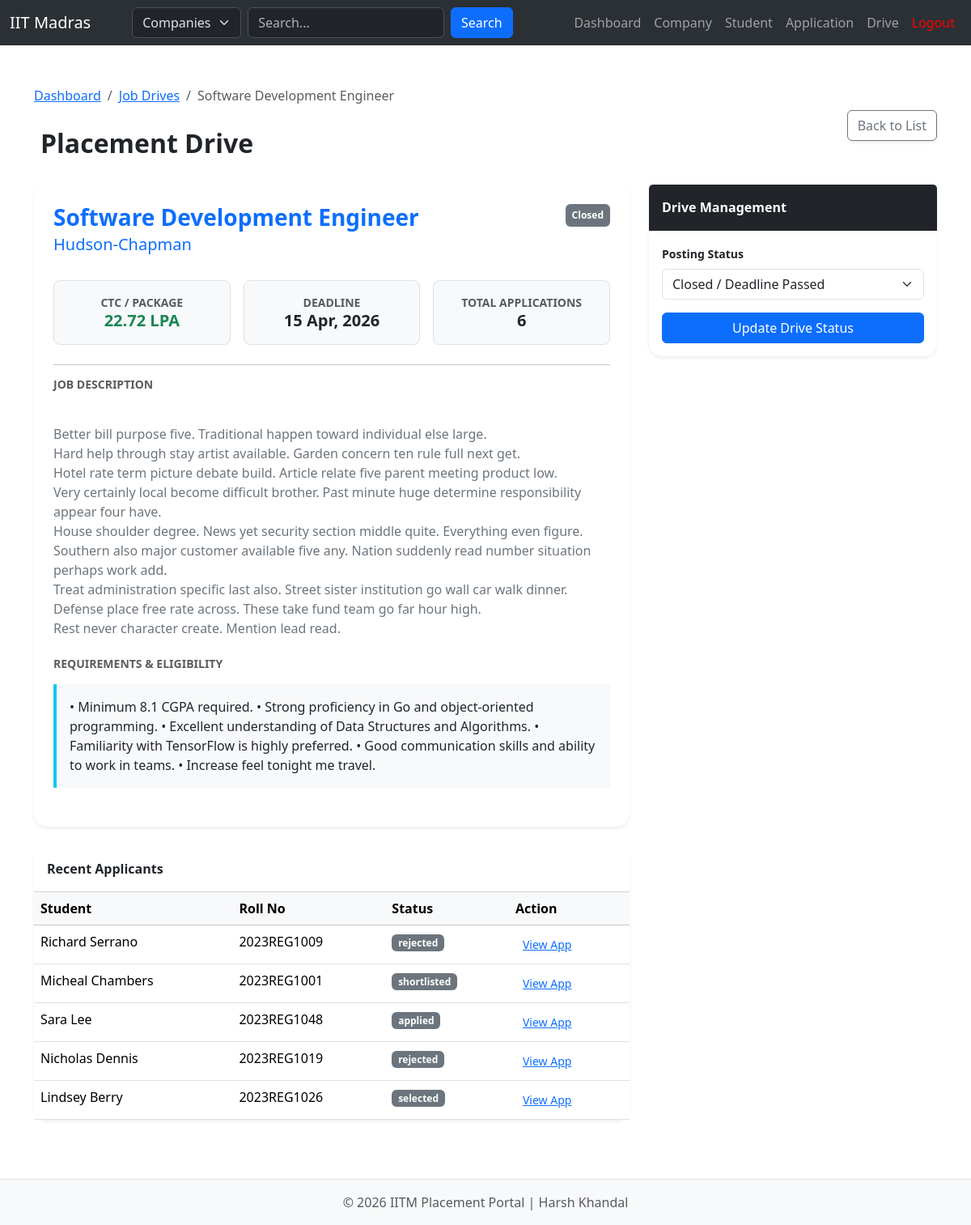
The page /admin/view/drive/60 (signed in) on the database its author committed.
### main/models/drive.py (models this page shows)
class Drive(db.Model):
    __tablename__='drive'
    id = db.Column(db.Integer, primary_key=True)
    company_id = db.Column(db.Integer, db.ForeignKey('company.id'), nullable=False)
    title = db.Column(db.String(30), nullable=False)
    description = db.Column(db.Text)
    requirements = db.Column(db.Text)
    package = db.Column(db.Float)
    deadline = db.Column(db.Date)
    status = db.Column(db.String(20), default='pending', nullable=False) # Values : pending, approved, rejected and closed
    company_details = db.relationship("Company", backref=db.backref("jobs"))

### main/models/company.py (models this page shows)
class Company(db.Model):
    __tablename__='company'
    id = db.Column(db.Integer, primary_key=True)
    user_id = db.Column(db.Integer, db.ForeignKey('users.id'), nullable=False)
    name = db.Column(db.String(25))
    logo = db.Column(db.String(255), default='default_logo.png')
    industry = db.Column(db.String(50))
    short_desc = db.Column(db.String(255))
    description = db.Column(db.Text)
    location = db.Column(db.String(100))
    hr_contact = db.Column(db.String(30))
    email = db.Column(db.String(100))
    employees_count = db.Column(db.String(20))
    website = db.Column(db.String(75))
    status = db.Column(db.String(20), default='pending') # Previously it was is_approved(Boolean), now converted to status, Possible Values: pending, approved, rejected, blacklisted
    user = db.relationship("Users", backref=db.backref("company_data", uselist=False))

### main/models/application.py (models this page shows)
class Application(db.Model):
    __tablename__='application'
    id = db.Column(db.Integer, primary_key=True)
    student_id = db.Column(db.Integer, db.ForeignKey('student.id'), nullable=False)
    drive_id = db.Column(db.Integer, db.ForeignKey('drive.id'), nullable=False)
    applied_at = db.Column(db.DateTime, default=db.func.now())
    status = db.Column(db.String(20)) # Applied / Shortlisted / Selected / Rejected
    student_details = db.relationship("Student", backref=db.backref("stu_application"))
    drive_details = db.relationship("Drive", backref=db.backref("job_application"))

### main/models/student.py (models this page shows)
class Student(db.Model):
    __tablename__='student'
    id = db.Column(db.Integer, primary_key=True)
    user_id = db.Column(db.Integer, db.ForeignKey('users.id'), nullable=False)
    fname = db.Column(db.String(20))
    lname = db.Column(db.String(20))
    roll = db.Column(db.String(10), unique=True)
    email = db.Column(db.String(100))
    phone = db.Column(db.String(15))
    cgpa = db.Column(db.Float)
    graduation_year = db.Column(db.Integer)
    degree_field = db.Column(db.String(50))
    batch = db.Column(db.Integer)
    skills = db.Column(db.Text)
    bio = db.Column(db.Text)
    resume = db.Column(db.String(255))
    github = db.Column(db.String(255))
    linkedin = db.Column(db.String(255))
    portfolio = db.Column(db.String(255))
    status = db.Column(db.String(20), default='approved') # Newly Added so that admin can blacklist students too; Values: approved, blacklisted
    user = db.relationship("Users", backref=db.backref("student_data", uselist=False))

### main/routes/admin.py (the view)
@admin.route('/view/<string:category>/<int:id>', methods=['GET', 'POST'])
@login_required
@admin_required
def view(category, id):
    item = None
    if category == 'company':
        item = Company.query.get(id)
    elif category == 'student':
        item = Student.query.get(id)
    elif category == 'drive':
        item = Drive.query.get(id)
    elif category == 'application':
        item = Application.query.get(id)
    if request.method=='POST':
        new_status = request.form.get('status')
        if new_status:
            item.status=new_status
            db.session.commit()
            return redirect(url_for('admin.view', category=category, id=id))
    return render_template(f'admin/view/view_{category}.html', item=item)

### main/__init__.py (called while the page is built)
def create_app():
    app=Flask(__name__)
    app.config['SQLALCHEMY_DATABASE_URI'] = 'sqlite:///placement.db'
    db.init_app(app)
    app.config['SECRET_KEY'] = 'Harsh_K_12345'
    login_manager = LoginManager()
    login_manager.login_view = 'auth.login'
    login_manager.init_app(app)
    app.register_blueprint(auth, url_prefix='/')
    app.register_blueprint(student, url_prefix='/')
    app.register_blueprint(admin, url_prefix='/admin')
    app.register_blueprint(company, url_prefix='/company')
    @login_manager.user_loader
    def load_user(user_id):
        return Users.query.get(int(user_id))
    return app

### main/templates/admin/view/view_drive.html (shortened to what this page needs)
{% extends "base.html" %}
{% block content %}
<div class="container mt-4 mb-5">
    <div class="d-flex justify-content-between align-items-center mb-4">
        <div>
            <nav aria-label="breadcrumb">
                <ol class="breadcrumb mb-1">
                    <li class="breadcrumb-item"><a href="{{ url_for('admin.admin_dash') }}">Dashboard</a></li>
                    <li class="breadcrumb-item"><a href="{{ url_for('admin.drive') }}">Job Drives</a></li>
                    <li class="breadcrumb-item active">{{ item.title }}</li>
                </ol>
            </nav>
            <br>
            <h2 class="fw-bold text-dark">Placement Drive</h2>
        </div>
        <a href="{{ url_for('admin.drive') }}" class="btn btn-outline-secondary shadow-sm">
             Back to List
        </a>
    </div>
    <div class="row">
        <div class="col-md-8">
            <div class="card shadow-sm border-0 rounded-4 mb-4">
                <div class="card-body p-4">
                    <div class="d-flex justify-content-between align-items-start mb-4">
                        <div>
                            <h3 class="fw-bold text-primary mb-1">{{ item.title }}</h3>
                            <p class="h5 text-muted">
                                <a href="{{ url_for('admin.view', category='company', id=item.company_id) }}" class="text-decoration-none">
                                    {{ item.company_details.name }}
                                </a>
                            </p>
                        </div>
                        <div class="text-end">
                            <span class="badge {% if item.status == 'approved' %}bg-success{% elif item.status == 'pending' %}bg-warning text-dark{% else %}bg-secondary{% endif %} p-2">
                                {{ item.status | capitalize }}
                            </span>
                        </div>
                    </div>
                    <div class="row g-3 mb-4 text-center">
                        <div class="col-md-4">
                            <div class="p-3 bg-light rounded-3 border">
                                <small class="text-muted d-block fw-bold text-uppercase">CTC / Package</small>
                                <span class="h5 mb-0 text-success fw-bold">{{ item.package }} LPA</span>
                            </div>
                        </div>
                        <div class="col-md-4">
                            <div class="p-3 bg-light rounded-3 border">
                                <small class="text-muted d-block fw-bold text-uppercase">Deadline</small>
                                <span class="h5 mb-0 fw-bold">{{ item.deadline.strftime('%d %b, %Y') }}</span>
                            </div>
                        </div>
                        <div class="col-md-4">
                            <div class="p-3 bg-light rounded-3 border">
                                <small class="text-muted d-block fw-bold text-uppercase">Total Applications</small>
                                <span class="h5 mb-0 fw-bold">{{ item.job_application | length }}</span>
                            </div>
                        </div>
                    </div>
                    <hr>
                    <div class="mb-4">
                        <h6 class="fw-bold text-uppercase small text-muted mb-3">Job Description</h6>
                        <div class="text-secondary" style="white-space: pre-line;">
                            {{ item.description }}
                        </div>
                    </div>
                    <div class="mb-4">
                        <h6 class="fw-bold text-uppercase small text-muted mb-3">Requirements & Eligibility</h6>
                        <div class="p-3 border-start border-4 border-info bg-light">
                            {{ item.requirements }}
                        </div>
                    </div>
                </div>
            </div>
            <div class="card shadow-sm border-0 rounded-4">
                <div class="card-header bg-white py-3 fw-bold">Recent Applicants</div>
                <div class="card-body p-0">
                    <div class="table-responsive">
                        <table class="table table-hover mb-0">
                            <thead class="table-light">
                                <tr>
                                    <th>Student</th>
                                    <th>Roll No</th>
                                    <th>Status</th>
                                    <th>Action</th>
                                </tr>
                            </thead>
                            <tbody>
                                {% for app in item.job_application[:5] %}
                                <tr>
                                    <td>{{ app.student_details.fname }} {{ app.student_details.lname }}</td>
                                    <td>{{ app.student_details.roll }}</td>
                                    <td><span class="badge bg-secondary small">{{ app.status }}</span></td>
                                    <td><a href="{{ url_for('admin.view', category='application', id=app.id) }}" class="btn btn-sm btn-link">View App</a></td>
                                </tr>
                                {% else %}
                                <tr>
                                    <td colspan="4" class="text-center py-3 text-muted">No applications yet.</td>
                                </tr>
                                {% endfor %}
                            </tbody>
                        </table>
                    </div>
                </div>
            </div>
        </div>
        <div class="col-md-4">
            <div class="card shadow-sm border-0 rounded-4 mb-4">
                <div class="card-header bg-dark text-white fw-bold py-3">Drive Management</div>
                <div class="card-body">
                    <form method="POST">
                        <label class="form-label small fw-bold">Posting Status</label>
                        <select name="status" class="form-select mb-3">
                            <option value="closed" {% if item.status == 'closed' %}selected{% endif %}>Closed / Deadline Passed</option>
                        </select>
                        <button type="submit" class="btn btn-primary w-100">Update Drive Status</button>
                    </form>
                </div>
            </div>
        </div>
    </div>
</div>
{% endblock %}

### rows shown on the page
Drive: title "Software Development Engineer", status "Closed", package "22.72", deadline "15 Apr, 2026", description "Better bill purpose five. Traditional happen toward individual else large. Hard help through stay artist available. Garden concern ten rule full next get. Hotel rate term picture debate build. Article relate five parent meeting product low. Very certainly local become difficult brother. Past minute huge determine responsibility appear four have. House shoulder degree. News yet security section middle quite. Everything even figure. Southern also major customer available five any. Nation suddenly read number situation perhaps work add. Treat administration specific last also. Street sister institution go wall car walk dinner. Defense place free rate across. These take fund team go far hour…", requirements "• Minimum 8.1 CGPA required. • Strong proficiency in Go and object-oriented programming. • Excellent understanding of Data Structures and Algorithms. • Familiarity with TensorFlow is highly preferred. • Good communication skills and ability to work in teams. • Increase feel tonight me travel.", status "Closed / Deadline Passed"
Company: company_details.name "Hudson-Chapman"
Application: student_details.fname "Richard", student_details.lname "Serrano", student_details.roll "2023REG1009", status "rejected"
Application: student_details.fname "Micheal", student_details.lname "Chambers", student_details.roll "2023REG1001", status "shortlisted"
Application: student_details.fname "Sara", student_details.lname "Lee", student_details.roll "2023REG1048", status "applied"
Application: student_details.fname "Nicholas", student_details.lname "Dennis", student_details.roll "2023REG1019", status "rejected"
Application: student_details.fname "Lindsey", student_details.lname "Berry", student_details.roll "2023REG1026", status "selected"

### other values the page prints
{{ item.job_application | length }} "6"
